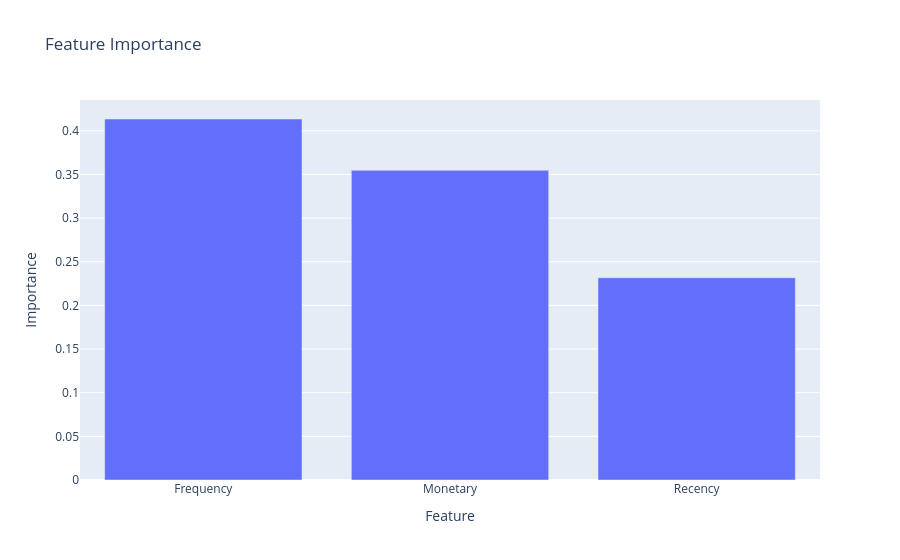

Notebook cell for this chart:
### Code cell
import plotly.express as px

fig = px.bar(
    importance,
    x="Feature",
    y="Importance",
    title="Feature Importance"
)

fig.show()

### Figure 1 — Plotly figure (JSON) as saved in the notebook; plotly's stock layout.template omitted (floating-point values rounded to 4 significant figures)
{"data": [{"hovertemplate": "Feature=%{x}<br>Importance=%{y}<extra></extra>", "legendgroup": "", "marker": {"color": "#636efa", "pattern": {"shape": ""}}, "name": "", "orientation": "v", "showlegend": false, "textposition": "auto", "type": "bar", "x": ["Frequency", "Monetary", "Recency"], "xaxis": "x", "y": [0.4135, 0.3548, 0.2317], "yaxis": "y"}], "layout": {"barmode": "relative", "legend": {"tracegroupgap": 0}, "title": {"text": "Feature Importance"}, "xaxis": {"anchor": "y", "domain": [0, 1], "title": {"text": "Feature"}}, "yaxis": {"anchor": "x", "domain": [0, 1], "title": {"text": "Importance"}}}}
